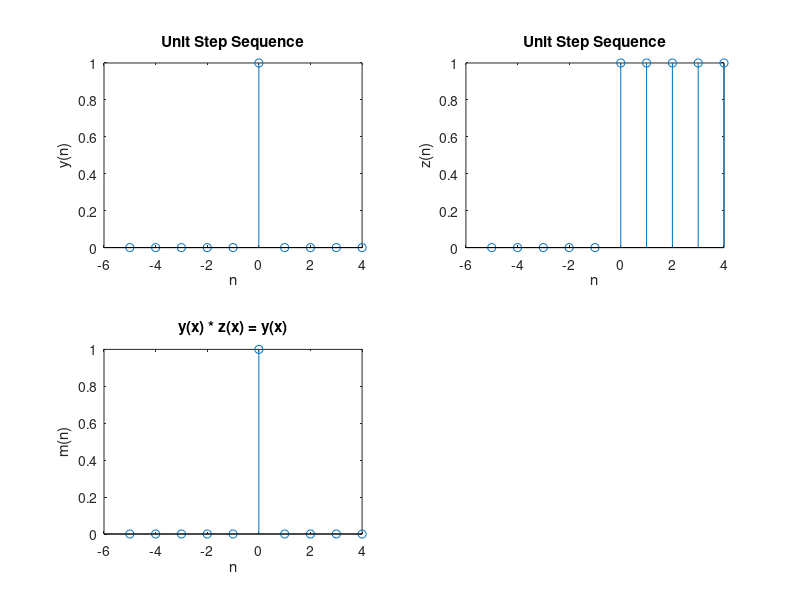

Write the MATLAB code that produced this figure.
N = 10;

x = [-5 -4 -3 -2 -1 0 1 2 3 4];
n=-5:1:N-6;

for i=1:10
    if x(i)==0;
        y(i) = 1;
    else
        y(i) = 0;
    end;
end;

subplot(2,2,1);
stem(x,y);
xlabel('n');
ylabel('y(n)');
title('Unit Step Sequence');

for i=1:10
    if x(i)>=0;
        z(i) = 1;
    else
        z(i) = 0;
    end;
end;

subplot(2,2,2);
stem(x,z);
xlabel('n');
ylabel('z(n)');
title('Unit Step Sequence');

for i=1:10
    m(i) = y(i) * z(i);
end;

subplot(2,2,3);
stem(x,m);
xlabel('n');
ylabel('m(n)');
title('y(x) * z(x) = y(x)');

 